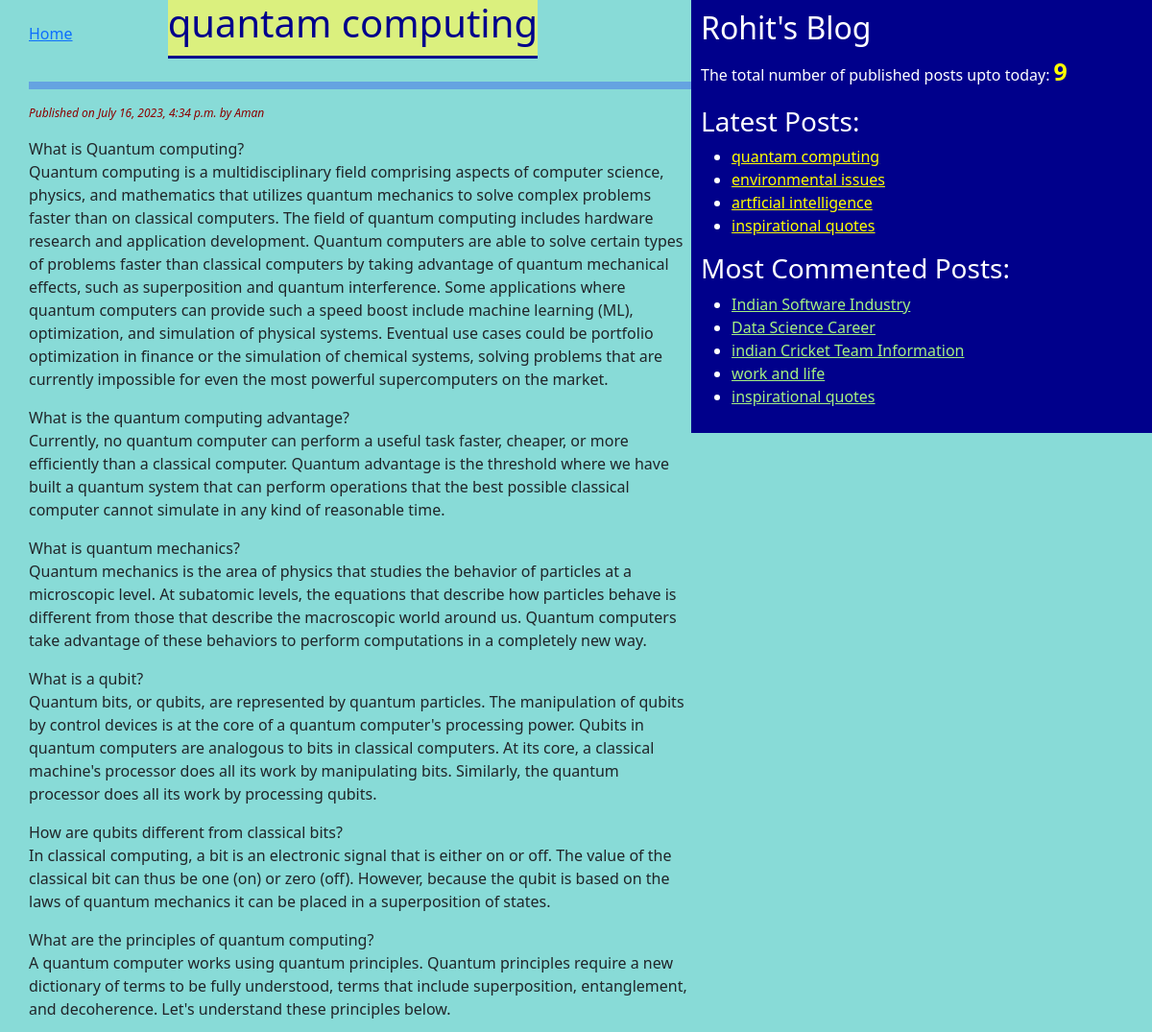
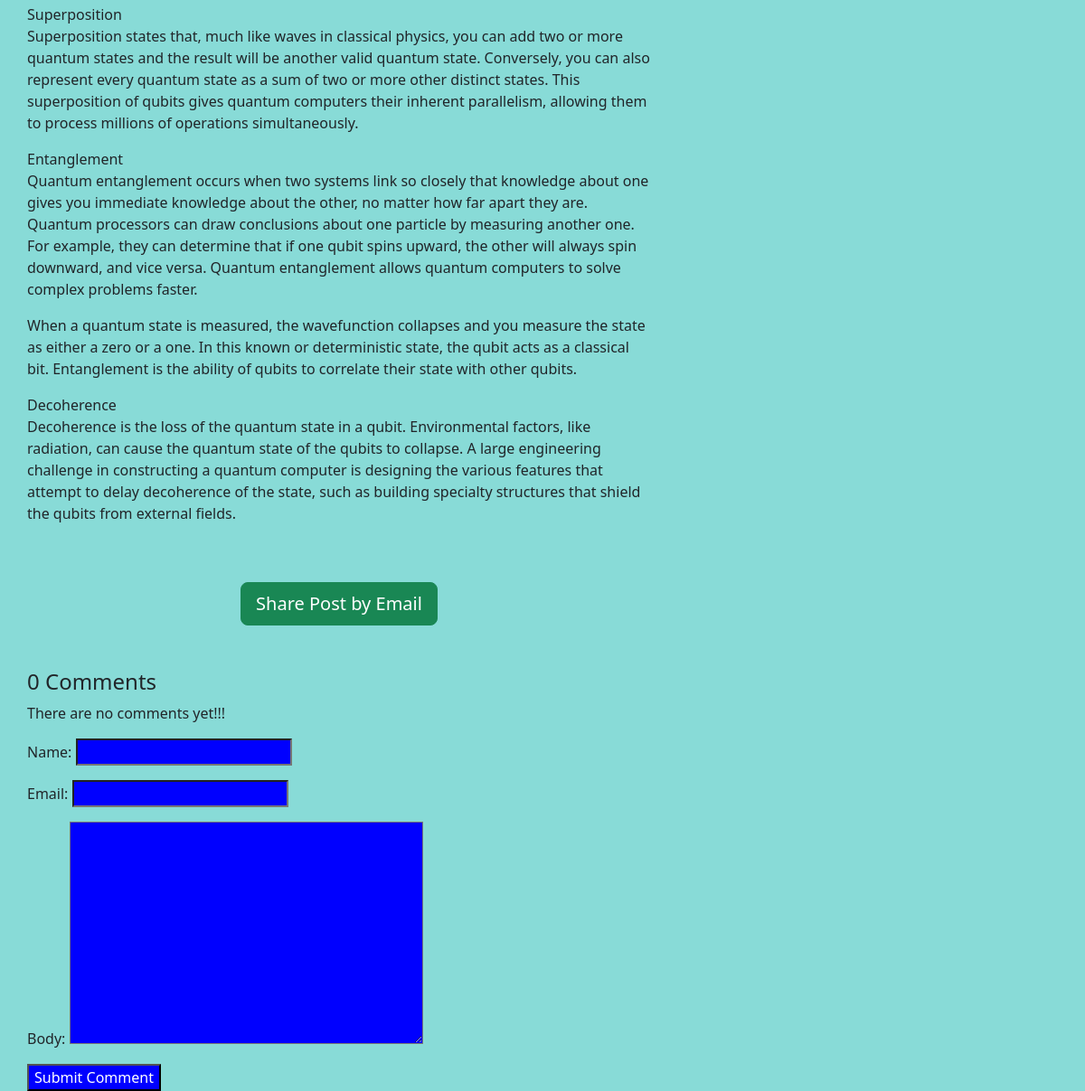
/2023/07/16/quantam-computing/, run on the app's committed database (2 pictures, top to bottom).
### blog/models.py (models this page shows, shortened)
class Post(models.Model):
    STATUS_CHOICES=(('draft','Draft'),('published','Published'))
    title = models.CharField(max_length=256)
    slug = models.SlugField(max_length=264,unique_for_date='publish')
    author = models.ForeignKey(User, on_delete=models.CASCADE ,related_name='blog_posts')
    body = models.TextField()
    publish = models.DateTimeField(default=timezone.now)
    created = models.DateTimeField(auto_now_add=True)
    updated = models.DateTimeField(auto_now=True)
    status = models.CharField(max_length=10,choices=STATUS_CHOICES,default='draft')
    objects = CustomManager()
    tags = TaggableManager()
    class Meta:
        ordering = ('-publish',)
    def get_absolute_url(self):
        return reverse('post_detail', args=[self.publish.year, self.publish.strftime('%m'), self.publish.strftime('%d'), self.slug])

### blog/views.py (the view)
# urls.py: path('<int:year>/<int:month>/<int:day>/<slug:post>/', views.post_detail_view, name='post_detail'),
def post_detail_view(request,year,month,day,post):
    post = get_object_or_404(Post,slug=post, status = 'published',publish__year = year,publish__month = month,publish__day = day)
    comments = post.comments.filter(active=True)
    csubmit = False
    if request.method=='POST':
        form = CommentForm(request.POST)
        if form.is_valid():
            new_comment = form.save(commit=False)
            new_comment.post = post
            new_comment.save()
            csubmit = True
    else:
        form = CommentForm()
    return render(request,'blogs/post_detail.html',{'post':post,'form':form,'csubmit':csubmit,'comments':comments})

### blog/forms.py
class CommentForm(forms.ModelForm):
    class Meta:
        model = Comment
        fields = ('name','email','body')

### blog/models.py (called while the page is built)
    def get_queryset(self):
        return super().get_queryset().filter(status='published')

### blog/templatetags/blog_tags.py (called while the page is built)
@register.simple_tag(name='my_tag')
def total_posts():
    return Post.objects.count()

@register.inclusion_tag('blogs/latest_posts123.html')
def show_latest_posts(count = 3):
    latest_posts =Post.objects.order_by('-publish')[:count]
    return {'latest_posts':latest_posts}

@register.simple_tag
def get_most_commented_posts(count=5):
    return Post.objects.annotate(total_comments=Count('comments')).order_by('-total_comments')[:count]

### templates/blogs/post_detail.html (shortened to what this page needs)
{%extends 'blogs/base.html' %}
    {%block content%}
        <div class="header">
            <a href="{% url 'post_list_view' %}" id="home">Home</a>
            <h1>{{ post.title }}</h1>
        </div><hr class="horizontal-line">
        <p id="date">Published on {{post.publish}} by {{post.author|title}}</p>
        {{post.body|linebreaks}}<br><br>
        <div class="container" align="center">
            <a href="/{{post.id}}/share" class="btn btn-lg btn-success">Share Post by Email</a><br><br><br>
        </div>
        <h4>{{post.comments.count}} Comment{{post.comments.count|pluralize}}</h4>
        {% if post.comments.all %}
            {% for comment in post.comments.all %}
                <p id="ch">Comment {{forloop.counter}} by {{comment.name}} on {{comment.created}}</p>
                <div class="cb">{{comment.body|linebreaks}}</div> <br>
            {%endfor%}
            {%else%}
                <p>There are no comments yet!!!</p>
        {%endif%}
        {%if csubmit %}
            <h4>Your Comment Added Successfully</h4>
            {%else%}
                <form method="post">
                    {{form.as_p}}
                    <input type="submit" name="" value="Submit Comment">
                </form>
        {%endif%}
    {%endblock%}

### templates/blogs/base.html (shortened to what this page needs)
<!DOCTYPE html>
{%load blog_tags%}
{% load static %}
<html lang="en">
<head>
    <link href="https://cdn.jsdelivr.net/npm/bootstrap@5.3.0/dist/css/bootstrap.min.css" rel="stylesheet">
    <link rel="stylesheet" href="{%static "css/blog.css" %}">
</head>
<body>
    <div class="content">
        {%block content%}{%endblock%}
    </div>
    <div class="sidebar">
        <h2>Rohit's Blog</h2>
        <p>The total number of published posts upto today: <span id="pcount"> {% my_tag %}</span></p>
        <h3>Latest Posts:</h3>{%show_latest_posts 4%}
        <h3>Most Commented Posts:</h3>
        {%get_most_commented_posts as most_commented_posts%}
        <ul>
            {%for post in most_commented_posts%}
            <li><a href="{{post.get_absolute_url}}" id="cmt">{{post.title}}</a></li>
            {%endfor%}
        </ul>
    </div>
</body>
</html>

### templates/blogs/latest_posts123.html
<ul>
    {%for post in latest_posts%}
    <li><a href="{{post.get_absolute_url}}" id="ln">{{post.title}}</a></li>
    {%endfor%}
</ul>

### static/css/blog.css (style rules this page uses)
.content { width:60%; float:left; padding: 0 0 0 30px; background: rgb(136, 219, 215); height: 100%; }
.sidebar { width: 40%; float: right; padding: 10px; background: darkblue; height: 100%; color: white; }
h1 { text-align: center; border-bottom: 3px solid darkblue ; padding-bottom: 10px; color: darkblue; background-color: rgb(219, 240, 126); }
body { background: rgb(136, 219, 215); }
#date { color: darkred; font-size: 12px; font-style: italic; }
input { background: blue; color: rgb(255, 255, 255); }
input,textarea { background: blue; color: white; }
#pcount { color: yellow; font-size: 25px; font-weight: bold; }
#ln { color: yellow; }
#cmt { color: rgb(165, 240, 130); }
.header { display: flex; justify-content: space-between; align-items: center; }
.header h1 { margin-right: 160px; }
.horizontal-line { border-top: 8px solid darkblue; filter: brightness(100000%) }

### data on the page
Post: publish "July 16, 2023, 4:34 p.m.", author "Aman", body "What is Quantum computing? Quantum computing is a multidisciplinary field comprising aspects of computer science, physics, and mathematics that utilizes quantum mechanics to solve complex problems faster than on classical computers. The field of quantum computing includes hardware research and application development. Quantum computers are able to solve certain types of problems faster than classical computers by taking advantage of quantum mechanical effects, such as superposition and quantum interference. Some applications where quantum computers can provide such a speed boost include machine learning (ML), optimization, and simulation of physical systems. Eventual use cases could be…", comments.count "0", title "quantam computing"
Post: title "environmental issues"
Post: title "artficial intelligence"
Post: title "inspirational quotes"
Post: title "Indian Software Industry"
Post: title "Data Science Career"
Post: title "indian Cricket Team Information"
Post: title "work and life"
